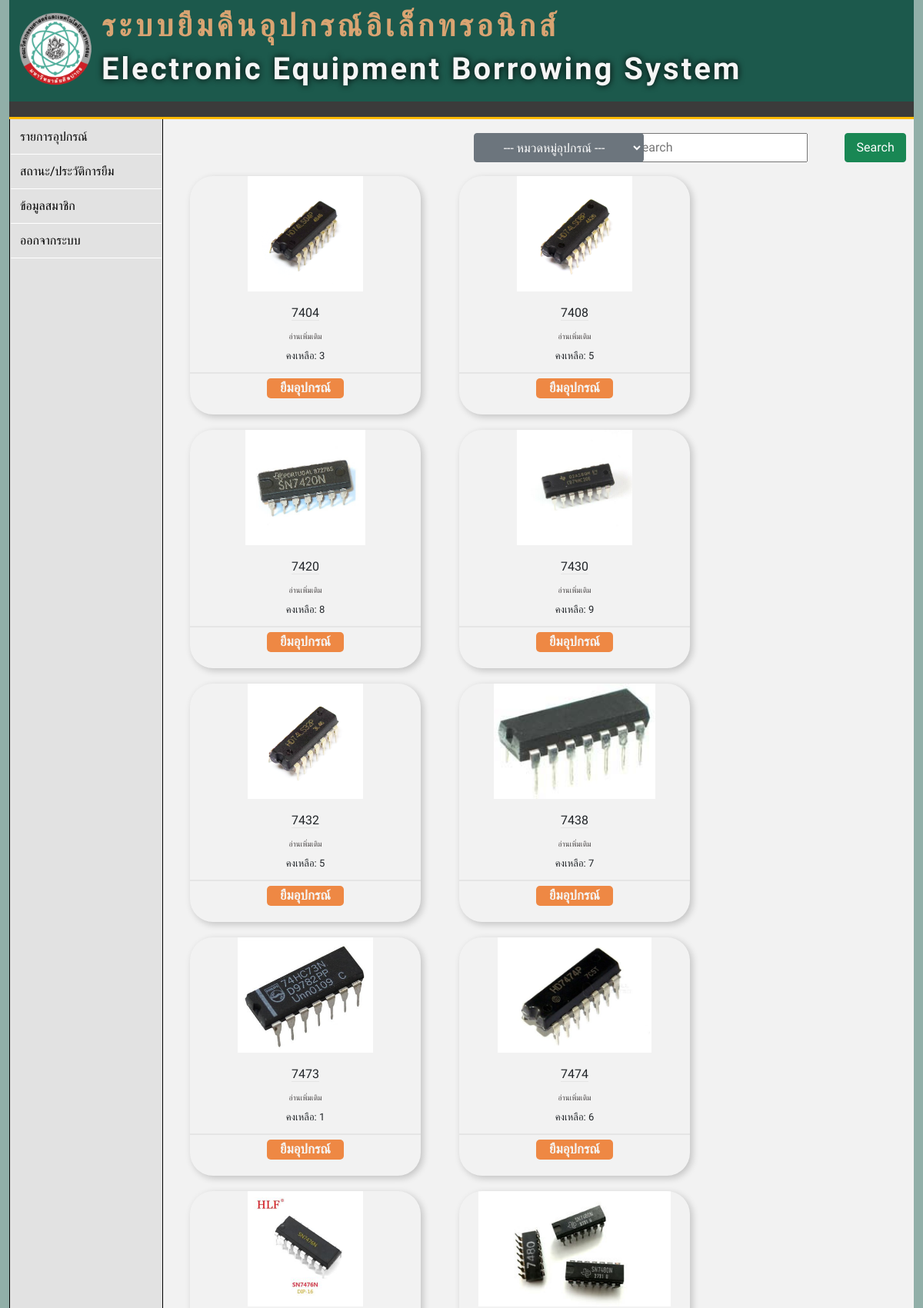
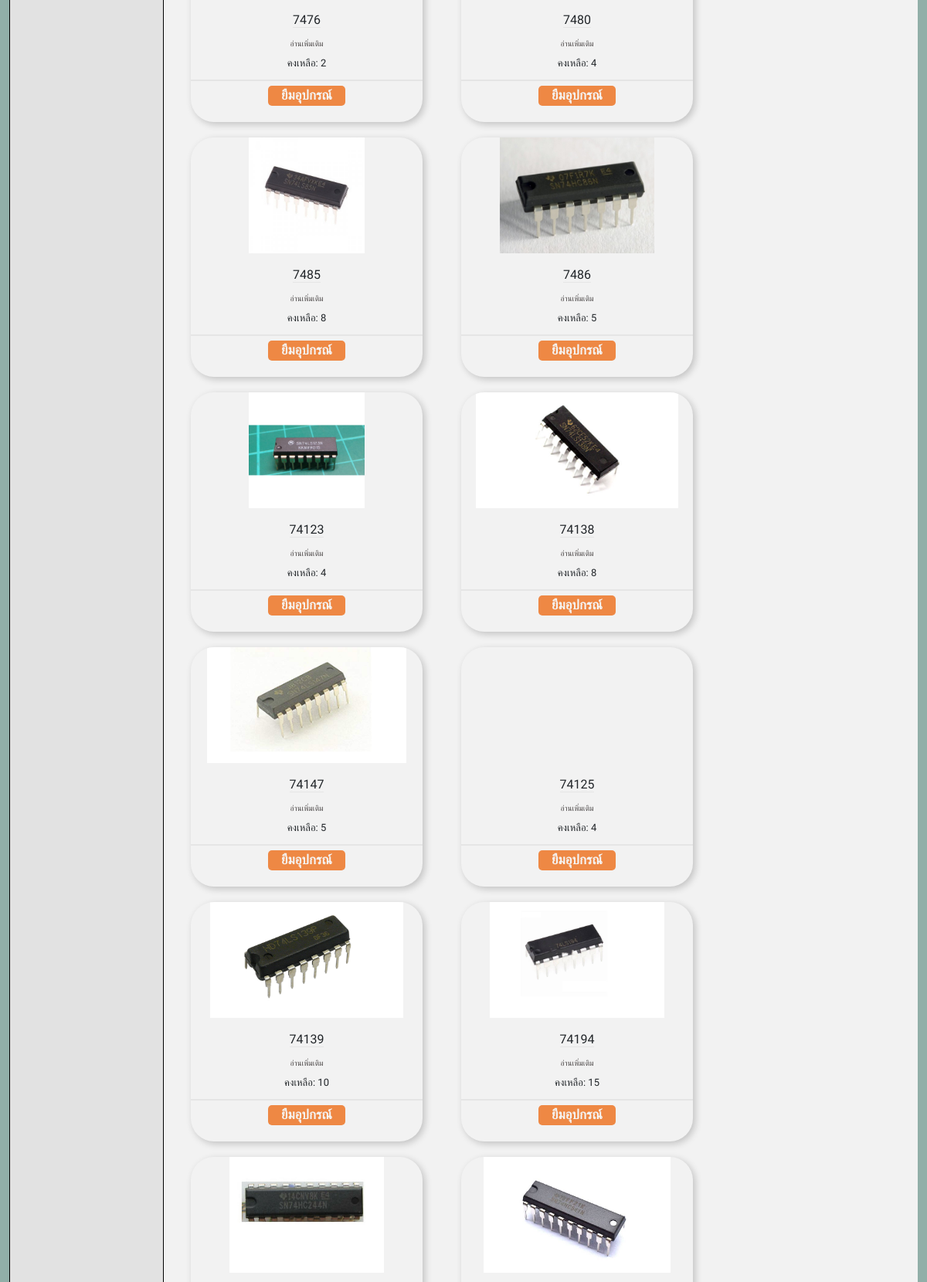
/s_eq_borrow.php (upper part), run on the app's committed database (2 pictures, top to bottom).
### tables this page shows
CREATE TABLE `tb_equipment` (
  `eq_id` int(100) NOT NULL,
  `eq_name` varchar(255) NOT NULL,
  `eq_typeid` int(11) NOT NULL,
  `eq_descriptions` longtext DEFAULT NULL,
  `eq_image` varchar(255) DEFAULT NULL,
  `eq_remain` int(100) NOT NULL,
  `eq_total` int(100) NOT NULL,
  `eq_status` int(10) NOT NULL DEFAULT 1,
  `added_time` date DEFAULT current_timestamp()
);

CREATE TABLE `tb_eq_type` (
  `eq_typeid` int(11) NOT NULL,
  `eq_typename` varchar(50) NOT NULL
);

### function/function.php (called while the page is built, shortened)
<?php
class DB_con
{
    public function __construct()
    {
        $conn = mysqli_connect(DB_SERVER, DB_USER, DB_PASS, DB_NAME);
        $this->dbcon = $conn;
    }
    public function eq_fetch_student()
    {
        $result = mysqli_query($this->dbcon, "SELECT a.eq_id, a.eq_name, a.eq_descriptions, a.eq_image, a.eq_remain, b.eq_typeid, b.eq_typename FROM tb_equipment a, tb_eq_type b WHERE a.eq_typeid=b.eq_typeid AND a.eq_remain > 0");
        return $result;
    }
}
?>

### s_eq_borrow.php (the view, shortened to what this page needs)
<!DOCTYPE html>
<html lang="en">
<head>
    <link href="https://cdn.jsdelivr.net/npm/bootstrap@5.1.3/dist/css/bootstrap.min.css" rel="stylesheet">
    <link rel="stylesheet" href="css/eq_borrow.css">
</head>
<body style="background-color: #91AFA8">
    <div class="container-fluid">
        <?php
        include "item/pageheader.php";
        ?>
        <div class="main">
            <aside>
                <?php
                include "item/menubar_s.php";
                ?>
            </aside>
            <main style="background-color: #f2f2f2;">
                <div class="container">
                    <form class="row justify-content-end py-2" action="s_eq_borrow_extra.php" method="GET">
                        <div class="btn-group col-2 ">
                            <select name="type" class="btn btn-secondary dropdown-toggle" data-bs-toggle="dropdown" aria-expanded="false">
                                <option value=11>--- หมวดหมู่อุปกรณ์ ---</option>
                                    <?php
                                    include_once('function/function.php');
                                    ?>
                            </select>
                        </div>
                        <input class="col-3 mx-5" type="search" placeholder="Search" aria-label="Search" name="qt">
                        <button class="btn btn-success col-1 " type="submit">Search</button>
                    </form>
                </div>
                <?php
                $fetchdata = new DB_con();
                $sql = $fetchdata->eq_fetch_student();
                while ($row = mysqli_fetch_array($sql)) {
                ?>
                    <div class="item">
                        <div class="img">
                            <a href="https://www.google.com/search?q=<?php echo $row['eq_typename']; ?> <?php echo $row['eq_name']; ?>" target="_blank">
                                <img src="photo_equipment/<?php echo $row['eq_typename']; ?>/<?php echo $row['eq_image']; ?>" alt=""></a>
                        </div>
                        <div class="content">
                            <h3><?php echo $row['eq_name']; ?></h3>
                            <a class="other" href="https://www.google.com/search?q=<?php echo $row['eq_typename']; ?> <?php echo $row['eq_name']; ?>" target="_blank">อ่านเพิ่มเติม</a>
                            <h4>คงเหลือ: <?php echo $row['eq_remain']; ?></h4>
                        </div>
                        <div class="footer">
                            <button type="button" class="btn_borrow" onclick="window.location.href='s_send_borrow.php?eq_id=<?php echo $row['eq_id'] ?>&act=add'">ยืมอุปกรณ์</button>
                        </div>
                    </div>
                <?php
                }
                ?>
            </main>
        </div>
        <?php
        include "item/footer.php";
        ?>
    </div>
</body>
</html>

### css/eq_borrow.css (style rules this page uses)
.item { margin: 10px 25px; height: 310px; width: 300px; box-shadow: 3px 3px 10px rgba(0, 0, 0, 0.2); border-radius: 30px; overflow: hidden; }
.img { height: 150px; overflow: hidden; text-align: center; }
.img img { height: 100%; }
.content { margin-top: 12px; text-align: center; border-bottom: 2px solid #e5e5e5; height: 95px; display: flex; justify-content: center; align-items: center; flex-direction: column; padding: 1rem; }
.content h3 { font-size: medium; border-bottom: 1px solid #e5e5e5; }
.content h4 { margin-top: 10px; font-size: small; }
.content .other { margin-top: 5px; font-size: 10px; font-weight: lighter; color: rgb(75, 71, 71); text-decoration: none; }
.btn_borrow { margin-top: 6px; background-color: #ee8844; width: 100px; border-radius: 5px; color: whitesmoke; font-size: 17px; font-weight: bold; border: none; }
.footer { height: 25px; text-align: center; }

### css/pageheader.css (style rules this page uses)
* { margin: 0; padding: 0; box-sizing: border-box; font-family: 'Trirong', serif; }
.container { margin: 0 auto; width: 100%; }
.main { display: flex; }
aside { width: 200px; align-self: stretch; background-color: #E2E2E2; border: 1px solid black; border-top: none; }
main { flex: 1; padding: 10px 10px; display: flex; flex-wrap: wrap; }

### data on the page
tb_equipment: eq_typeid+eq_image (picture), eq_name "7404", eq_remain "3"
tb_equipment: eq_typeid+eq_image (picture), eq_name "7408", eq_remain "5"
tb_equipment: eq_typeid+eq_image (picture), eq_name "7420", eq_remain "8"
tb_equipment: eq_typeid+eq_image (picture), eq_name "7430", eq_remain "9"
tb_equipment: eq_typeid+eq_image (picture), eq_name "7432", eq_remain "5"
tb_equipment: eq_typeid+eq_image (picture), eq_name "7438", eq_remain "7"
tb_equipment: eq_typeid+eq_image (picture), eq_name "7473", eq_remain "1"
tb_equipment: eq_typeid+eq_image (picture), eq_name "7474", eq_remain "6"
tb_equipment: eq_typeid+eq_image (picture), eq_name "7476", eq_remain "2"
tb_equipment: eq_typeid+eq_image (picture), eq_name "7480", eq_remain "4"
tb_equipment: eq_typeid+eq_image (picture), eq_name "7485", eq_remain "8"
tb_equipment: eq_typeid+eq_image (picture), eq_name "7486", eq_remain "5"
tb_equipment: eq_typeid+eq_image (picture), eq_name "74123", eq_remain "4"
tb_equipment: eq_typeid+eq_image (picture), eq_name "74138", eq_remain "8"
tb_equipment: eq_typeid+eq_image (picture), eq_name "74147", eq_remain "5"
tb_equipment: eq_name "74125", eq_remain "4"
tb_equipment: eq_typeid+eq_image (picture), eq_name "74139", eq_remain "10"
tb_equipment: eq_typeid+eq_image (picture), eq_name "74194", eq_remain "15"
tb_equipment: eq_typeid+eq_image (picture)
tb_equipment: eq_typeid+eq_image (picture)
